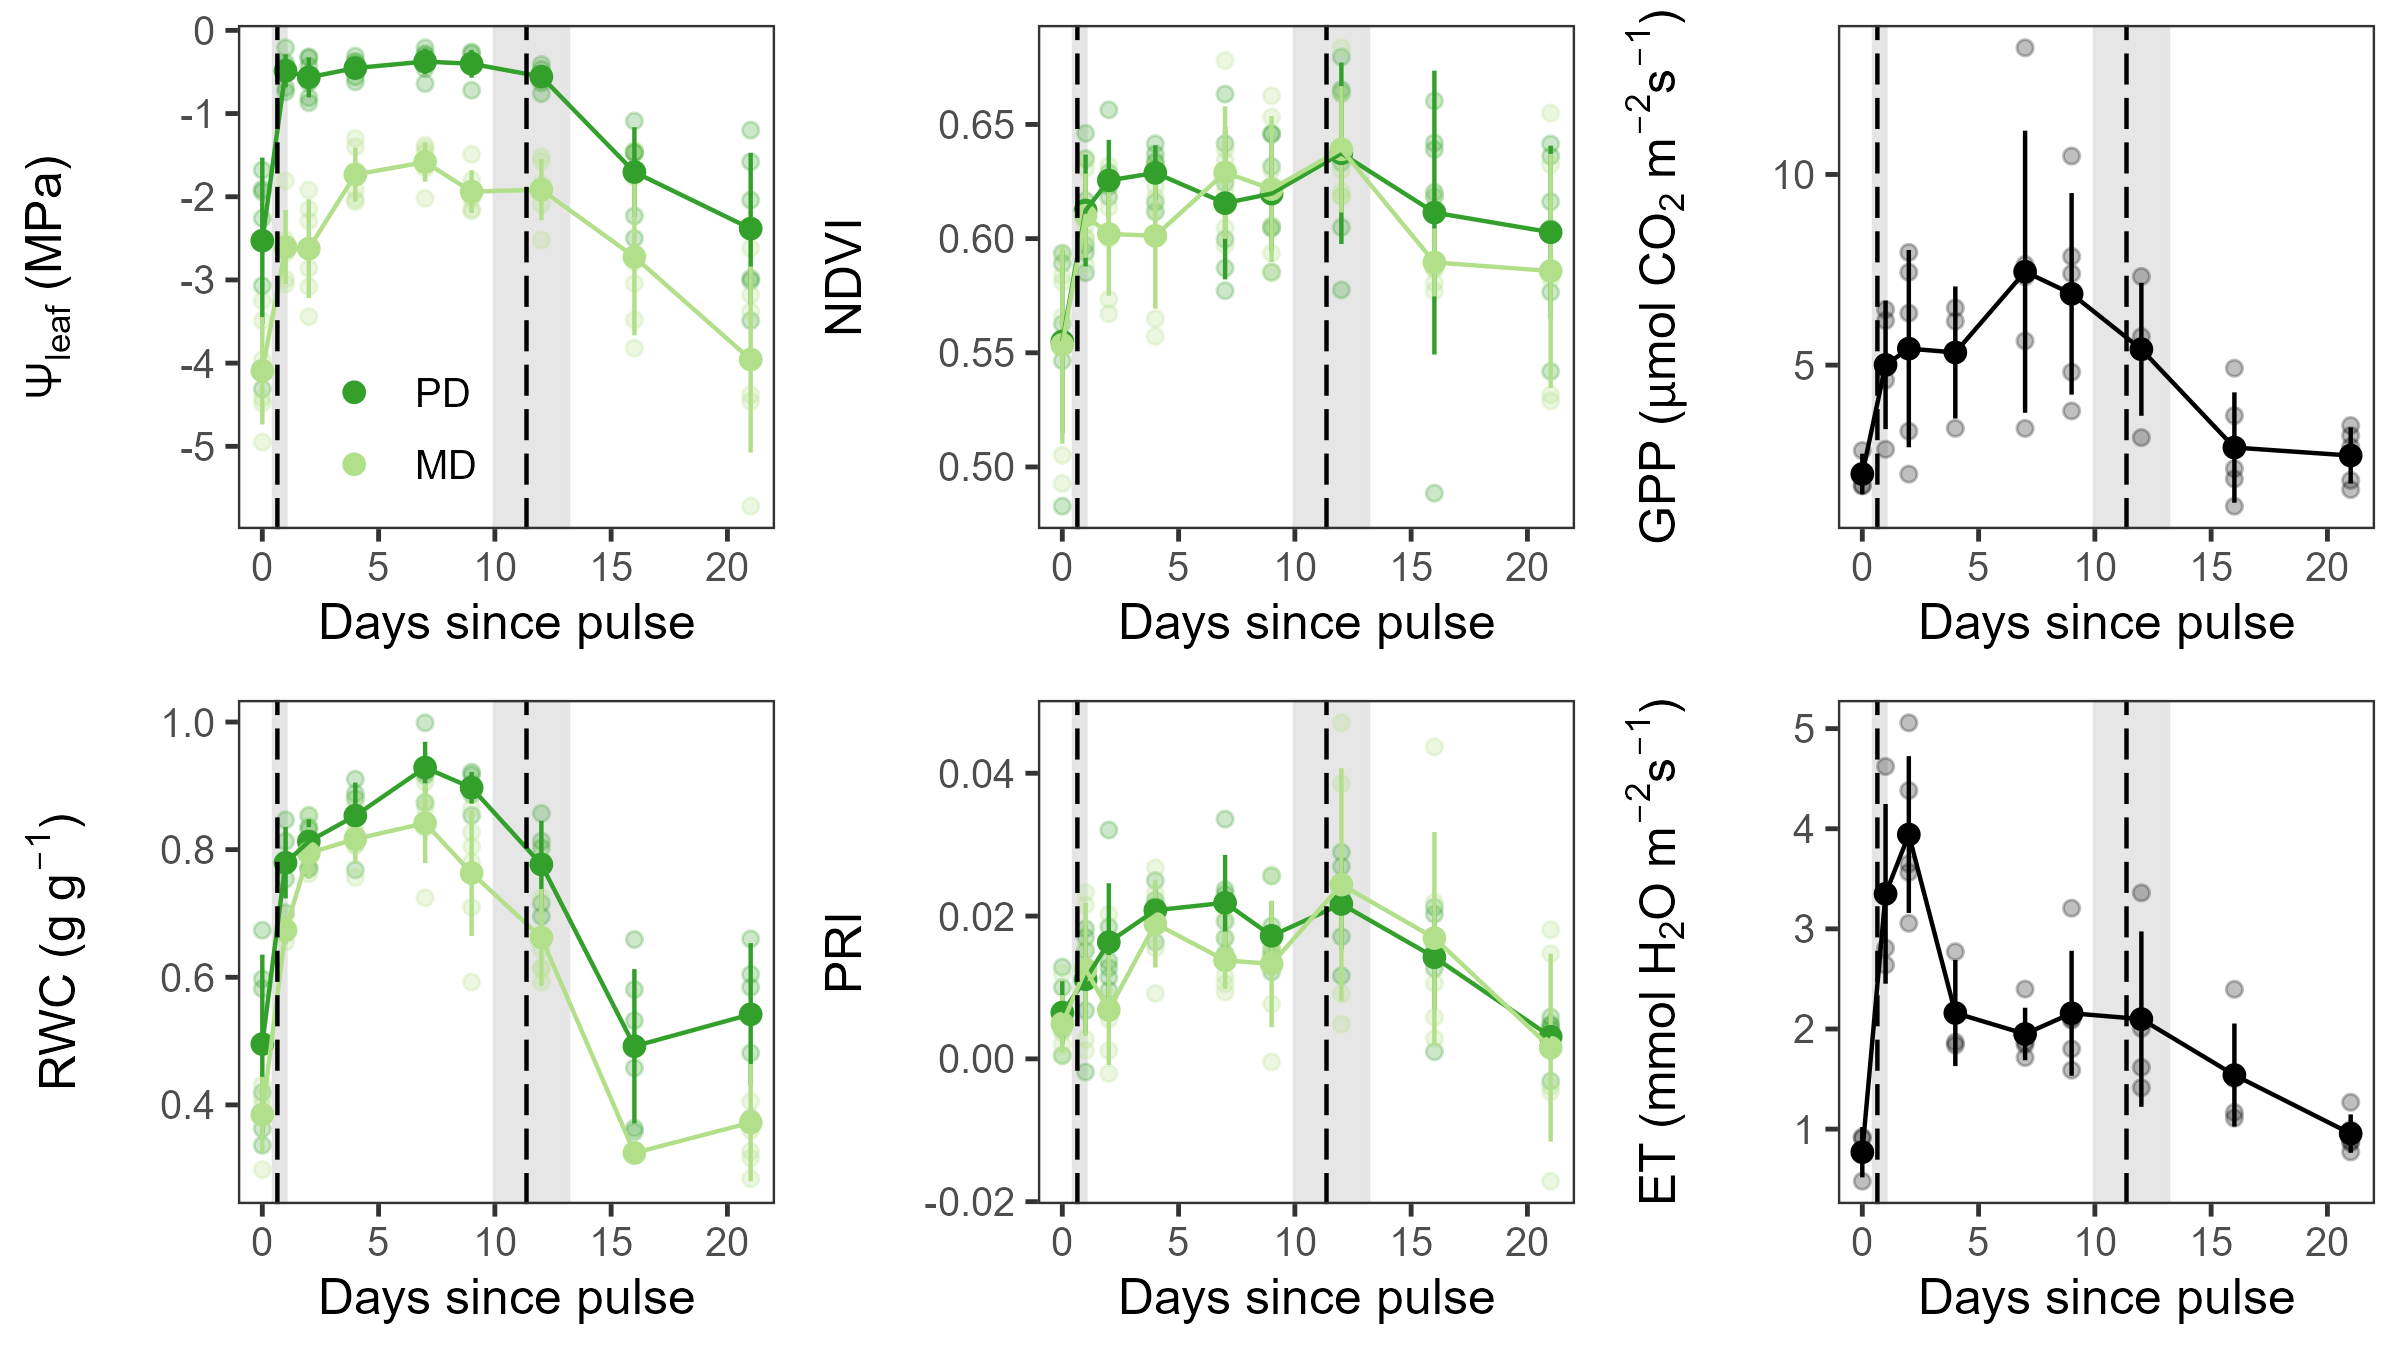

The R source for this figure:
# Stack of S4 pulse responses across variables
# Note where the changespoints are across all plots

library(coda)
library(broom.mixed)
library(tidyverse)
library(RColorBrewer)
library(ggh4x)
library(cowplot)

# Need LWP, RWC, NDVI, PRI, GPP, and GCC
# as well as location of changepoints
# no env data needed

# Load coda_params
load("scripts/mod4 - piecewise/coda/coda_params_mod1.Rdata")

# Summarize
param_sum <- tidyMCMC(coda_params,
                      conf.int = TRUE,
                      conf.method = "HPDinterval") |>
  rename(pred.mean = estimate,
         pred.lower = conf.low,
         pred.upper = conf.high)

# Obtain posterior summary of changepoints
cps <- param_sum |> 
  filter(grepl("^mu\\.cp", term))
cp1 <- cps[1,]
cp2 <- cps[2,]

# Load leaf phys data
wp <- read_csv("data_clean/wp_rwc_long.csv") |>
  filter(variable == "WP",
         trt_s == "S4") |>
  mutate(period = case_when(period == "predawn" ~ "PD",
                            period == "midday" ~ "MD") |>
           factor(levels = c("PD", "MD")), 
         days_since_pulse = if_else(date_col == as.Date("2023-09-04"),
                                    21, days_since_pulse))

wp_sum <- wp |>
  group_by(days_since_pulse, period) |>
  summarize(WP_m = mean(value),
            WP_sd = sd(value))

rwc <- read_csv("data_clean/wp_rwc_long.csv") |>
  filter(variable == "RWC",
         trt_s == "S4") |>
  mutate(period = case_when(period == "predawn" ~ "PD",
                            period == "midday" ~ "MD") |>
           factor(levels = c("PD", "MD")),
         days_since_pulse = if_else(date_col == as.Date("2023-09-04"),
                                    21, days_since_pulse))



rwc_sum <- rwc |>
  group_by(days_since_pulse, period) |>
  summarize(RWC_m = mean(value),
            RWC_sd = sd(value))


# Load spectral indices
# days since pulse
dsp <- wp |>
  select(date_col, days_since_pulse) |>
  distinct()

ndvi <- read_csv("data_clean/hyp_indices.csv") |> 
  filter(trt_s == "S4") |>
  mutate(date_col = as.Date(date_col, "%m/%d/%Y", tz = "America/Phoenix")) |>
  select(1:8, NDVI, ID) |>
  left_join(dsp) |>
  mutate(period = case_when(period == "predawn" ~ "PD",
                            period == "midday" ~ "MD") |>
           factor(levels = c("PD", "MD")))

ndvi_sum <- ndvi |>
  group_by(days_since_pulse, period) |>
  summarize(ndvi_m = mean(NDVI),
            ndvi_sd = sd(NDVI))

pri <- read_csv("data_clean/hyp_indices.csv") |> 
  filter(trt_s == "S4") |>
  mutate(date_col = as.Date(date_col, "%m/%d/%Y", tz = "America/Phoenix")) |>
  select(1:8, PRI, ID) |>
  left_join(dsp) |>
  mutate(period = case_when(period == "predawn" ~ "PD",
                            period == "midday" ~ "MD") |>
           factor(levels = c("PD", "MD")))



pri_sum <- pri |>
  group_by(days_since_pulse, period) |>
  summarize(pri_m = mean(PRI),
            pri_sd = sd(PRI))

# Load GPP
gpp <- read_csv("data/plotgas2023.csv") |>
  mutate(date_col = lubridate::mdy(Date,
                                   tz = "America/Phoenix"),
         ER2 = ifelse(ER < 0, 0, ER), # Restrict ER to positive values
         GPP = -NEE + ER2) |> 
  filter(PT == "S4",
         date_col >= min(wp$date_col),
         date_col <= max(wp$date_col)) |>
  left_join(dsp)

gpp_sum <- gpp |>
  group_by(days_since_pulse) |>
  summarize(gpp_m = mean(GPP),
            gpp_sd = sd(GPP),
            et_m = mean(ET),
            et_sd = sd(ET))


gpp_sum |>
  ggplot(aes(x = days_since_pulse)) +
  geom_point(data = gpp,
             aes(y = GPP),
             alpha = 0.25) +
  geom_errorbar(aes(x = days_since_pulse,
                    ymin = gpp_m - gpp_sd,
                    ymax = gpp_m + gpp_sd),
                width = 0) +
  geom_point(aes(x = days_since_pulse, y = gpp_m)) +
  geom_line(aes(x = days_since_pulse, y = gpp_m)) +
  theme_bw()

# Assemble panels
cols_gn <- brewer.pal(4, "Paired")

##### WP #####
fig6a <- wp |>
  ggplot() +
  geom_rect(data = cps,
            aes(xmin = pred.lower, xmax = pred.upper,
                ymin = -Inf, ymax = Inf),
            color = "gray90", alpha = 0.15) +
  geom_point(aes(x = days_since_pulse,
                 y = value,
                 color = period),
             alpha = 0.25) +
  geom_errorbar(data = wp_sum,
                aes(x = days_since_pulse, 
                    ymin = WP_m - WP_sd,
                    ymax = WP_m + WP_sd,
                    color = period),
                width = 0) +
  geom_point(data = wp_sum,
             aes(x = days_since_pulse,
                 y = WP_m,
                 color = period),
             size = 2) +
  geom_line(data = wp_sum,
            aes(x = days_since_pulse, 
                y = WP_m,
                color = period)) +
  geom_vline(data = cps,
             aes(xintercept = pred.mean),
             lty = "longdash") +
  scale_x_continuous("Days since pulse") +
  scale_y_continuous(expression(paste(Psi[leaf], " (MPa)"))) +
  scale_color_manual(values = cols_gn[c(4,3)]) +
  guides(color = guide_legend(override.aes = list(linetype = 0))) +
  theme_bw(base_size = 12) +
  theme(panel.grid = element_blank(),
        legend.title = element_blank(),
        legend.position = c(0.3, 0.2),
        legend.background = element_blank())

##### RWC #####
fig6b <- rwc |>
  ggplot() +
  geom_rect(data = cps,
            aes(xmin = pred.lower, xmax = pred.upper,
                ymin = -Inf, ymax = Inf),
            color = "gray90", alpha = 0.15) +
  geom_point(aes(x = days_since_pulse,
                 y = value,
                 color = period),
             alpha = 0.25) +
  geom_errorbar(data = rwc_sum,
                aes(x = days_since_pulse, 
                    ymin = RWC_m - RWC_sd,
                    ymax = RWC_m + RWC_sd,
                    color = period),
                width = 0) +
  geom_point(data = rwc_sum,
             aes(x = days_since_pulse,
                 y = RWC_m,
                 color = period),
             size = 2) +
  geom_line(data = rwc_sum,
            aes(x = days_since_pulse, 
                y = RWC_m,
                color = period)) +
  geom_vline(data = cps,
             aes(xintercept = pred.mean),
             lty = "longdash") +
  scale_x_continuous("Days since pulse") +
  scale_y_continuous(expression(paste(RWC[leaf], " (g ", g^-1, ")"))) +
  scale_color_manual(values = cols_gn[c(4,3)]) +
  guides(color = "none") +
  theme_bw(base_size = 12) +
  theme(panel.grid = element_blank())

##### NDVI #####
fig6c <- ndvi |>
  ggplot() +
  geom_rect(data = cps,
            aes(xmin = pred.lower, xmax = pred.upper,
                ymin = -Inf, ymax = Inf),
            color = "gray90", alpha = 0.15) +
  geom_point(aes(x = days_since_pulse,
                 y = NDVI,
                 color = period),
             alpha = 0.25) +
  geom_errorbar(data = ndvi_sum,
                aes(x = days_since_pulse, 
                    ymin = ndvi_m - ndvi_sd,
                    ymax = ndvi_m + ndvi_sd,
                    color = period),
                width = 0) +
  geom_point(data = ndvi_sum,
             aes(x = days_since_pulse,
                 y = ndvi_m,
                 color = period),
             size = 2) +
  geom_line(data = ndvi_sum,
            aes(x = days_since_pulse, 
                y = ndvi_m,
                color = period)) +
  geom_vline(data = cps,
             aes(xintercept = pred.mean),
             lty = "longdash") +
  scale_x_continuous("Days since pulse") +
  scale_y_continuous("NDVI") +
  scale_color_manual(values = cols_gn[c(4,3)]) +
  guides(color = "none") +
  theme_bw(base_size = 12) +
  theme(panel.grid = element_blank())

##### PRI #####
fig6d <- pri |>
  ggplot() +
  geom_rect(data = cps,
            aes(xmin = pred.lower, xmax = pred.upper,
                ymin = -Inf, ymax = Inf),
            color = "gray90", alpha = 0.15) +
  geom_point(aes(x = days_since_pulse,
                 y = PRI,
                 color = period),
             alpha = 0.25) +
  geom_errorbar(data = pri_sum,
                aes(x = days_since_pulse, 
                    ymin = pri_m - pri_sd,
                    ymax = pri_m + pri_sd,
                    color = period),
                width = 0) +
  geom_point(data = pri_sum,
             aes(x = days_since_pulse,
                 y = pri_m,
                 color = period),
             size = 2) +
  geom_line(data = pri_sum,
            aes(x = days_since_pulse, 
                y = pri_m,
                color = period)) +
  geom_vline(data = cps,
             aes(xintercept = pred.mean),
             lty = "longdash") +
  scale_x_continuous("Days since pulse") +
  scale_y_continuous("PRI") +
  scale_color_manual(values = cols_gn[c(4,3)]) +
  guides(color = "none") +
  theme_bw(base_size = 12) +
  theme(panel.grid = element_blank())

##### GPP #####
fig6e <- gpp |>
  ggplot() +
  geom_rect(data = cps,
            aes(xmin = pred.lower, xmax = pred.upper,
                ymin = -Inf, ymax = Inf),
            color = "gray90", alpha = 0.15) +
  geom_point(aes(x = days_since_pulse,
                 y = GPP),
             alpha = 0.25) +
  geom_errorbar(data = gpp_sum,
                aes(x = days_since_pulse, 
                    ymin = gpp_m - gpp_sd,
                    ymax = gpp_m + gpp_sd),
                width = 0) +
  geom_point(data = gpp_sum,
             aes(x = days_since_pulse,
                 y = gpp_m),
             size = 2) +
  geom_line(data = gpp_sum,
            aes(x = days_since_pulse, 
                y = gpp_m)) +
  geom_vline(data = cps,
             aes(xintercept = pred.mean),
             lty = "longdash") +
  scale_x_continuous("Days since pulse") +
  scale_y_continuous(expression(paste("GPP (", mu, "mol ", CO[2], " ", m^-2, s^-1, ")"))) +
  guides(color = "none") +
  theme_bw(base_size = 12) +
  theme(panel.grid = element_blank())

## 6f - ET? ##
fig6f <- gpp |>
  ggplot() +
  geom_rect(data = cps,
            aes(xmin = pred.lower, xmax = pred.upper,
                ymin = -Inf, ymax = Inf),
            color = "gray90", alpha = 0.15) +
  geom_point(aes(x = days_since_pulse,
                 y = ET),
             alpha = 0.25) +
  geom_errorbar(data = gpp_sum,
                aes(x = days_since_pulse, 
                    ymin = et_m - et_sd,
                    ymax = et_m + et_sd),
                width = 0) +
  geom_point(data = gpp_sum,
             aes(x = days_since_pulse,
                 y = et_m),
             size = 2) +
  geom_line(data = gpp_sum,
            aes(x = days_since_pulse, 
                y = et_m)) +
  geom_vline(data = cps,
             aes(xintercept = pred.mean),
             lty = "longdash") +
  scale_x_continuous("Days since pulse") +
  scale_y_continuous(expression(paste("ET (mmol ", H[2], O, " ", m^-2, s^-1, ")"))) +
  guides(color = "none") +
  theme_bw(base_size = 12) +
  theme(panel.grid = element_blank())

##### combine #####

fig6 <- plot_grid(fig6a, fig6b, fig6c, fig6d, fig6e, fig6f,
                  ncol = 3, byrow = FALSE,
                  align = "v")

ggsave(filename = "fig_scripts/egu_talk/fig6.png",
       plot = fig6,
       height = 4.5,
       width = 8,
       units = "in")
